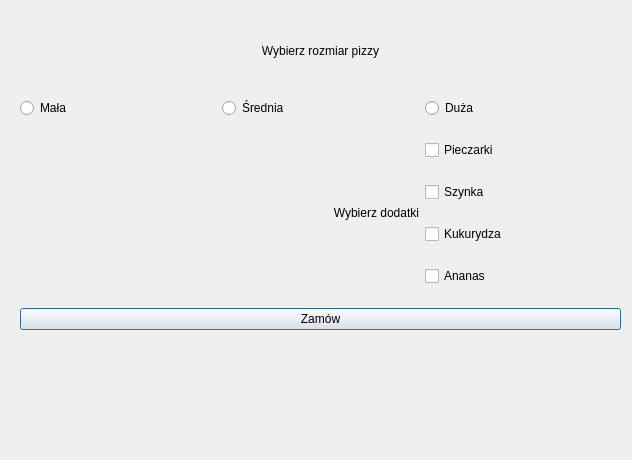
<?xml version="1.0" encoding="UTF-8"?>
<ui version="4.0">
 <class>Dialog</class>
 <widget class="QDialog" name="Dialog">
  <property name="geometry">
   <rect>
    <x>0</x>
    <y>0</y>
    <width>632</width>
    <height>460</height>
   </rect>
  </property>
  <property name="windowTitle">
   <string>Dialog</string>
  </property>
  <widget class="QWidget" name="gridLayoutWidget">
   <property name="geometry">
    <rect>
     <x>20</x>
     <y>10</y>
     <width>601</width>
     <height>411</height>
    </rect>
   </property>
   <layout class="QGridLayout" name="gridLayout">
    <item row="2" column="2">
     <widget class="QCheckBox" name="pieBtn">
      <property name="text">
       <string>Pieczarki</string>
      </property>
     </widget>
    </item>
    <item row="3" column="2">
     <widget class="QCheckBox" name="szyBtn">
      <property name="text">
       <string>Szynka</string>
      </property>
     </widget>
    </item>
    <item row="4" column="2">
     <widget class="QCheckBox" name="kukBtn">
      <property name="text">
       <string>Kukurydza</string>
      </property>
     </widget>
    </item>
    <item row="0" column="0" colspan="3">
     <widget class="QLabel" name="label">
      <property name="minimumSize">
       <size>
        <width>0</width>
        <height>50</height>
       </size>
      </property>
      <property name="maximumSize">
       <size>
        <width>16777215</width>
        <height>50</height>
       </size>
      </property>
      <property name="text">
       <string>Wybierz rozmiar pizzy</string>
      </property>
      <property name="alignment">
       <set>Qt::AlignCenter</set>
      </property>
     </widget>
    </item>
    <item row="1" column="2">
     <widget class="QRadioButton" name="largeBtn">
      <property name="text">
       <string>Duża</string>
      </property>
     </widget>
    </item>
    <item row="1" column="0">
     <widget class="QRadioButton" name="smallBtn">
      <property name="text">
       <string>Mała</string>
      </property>
     </widget>
    </item>
    <item row="1" column="1">
     <widget class="QRadioButton" name="mediumBtn">
      <property name="text">
       <string>Średnia</string>
      </property>
     </widget>
    </item>
    <item row="5" column="2">
     <widget class="QCheckBox" name="anaBtn">
      <property name="text">
       <string>Ananas</string>
      </property>
     </widget>
    </item>
    <item row="2" column="0" rowspan="4" colspan="2">
     <widget class="QLabel" name="label_2">
      <property name="text">
       <string>Wybierz dodatki</string>
      </property>
      <property name="alignment">
       <set>Qt::AlignRight|Qt::AlignTrailing|Qt::AlignVCenter</set>
      </property>
     </widget>
    </item>
    <item row="6" column="0" colspan="3">
     <widget class="QPushButton" name="zamBtn">
      <property name="text">
       <string>Zamów</string>
      </property>
     </widget>
    </item>
    <item row="7" column="0" colspan="3">
     <widget class="QLabel" name="wynik">
      <property name="maximumSize">
       <size>
        <width>16777215</width>
        <height>50</height>
       </size>
      </property>
      <property name="text">
       <string/>
      </property>
     </widget>
    </item>
   </layout>
  </widget>
 </widget>
 <resources/>
 <connections/>
</ui>
